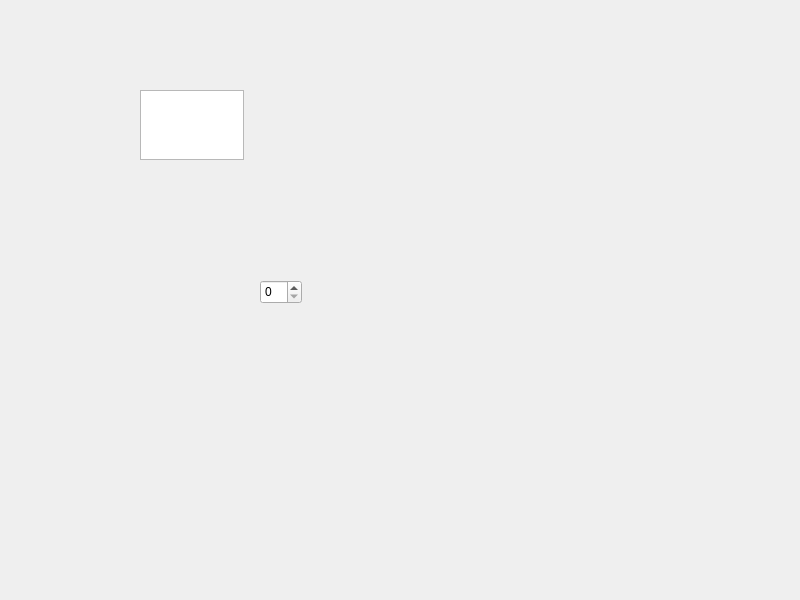
<?xml version="1.0" encoding="UTF-8"?>
<ui version="4.0">
 <class>Widget</class>
 <widget class="QWidget" name="Widget">
  <property name="geometry">
   <rect>
    <x>0</x>
    <y>0</y>
    <width>800</width>
    <height>600</height>
   </rect>
  </property>
  <property name="windowTitle">
   <string>Widget</string>
  </property>
  <widget class="QTextEdit" name="textEdit">
   <property name="geometry">
    <rect>
     <x>140</x>
     <y>90</y>
     <width>104</width>
     <height>70</height>
    </rect>
   </property>
  </widget>
  <widget class="QSpinBox" name="spinBox">
   <property name="geometry">
    <rect>
     <x>260</x>
     <y>280</y>
     <width>42</width>
     <height>24</height>
    </rect>
   </property>
  </widget>
 </widget>
 <resources/>
 <connections/>
</ui>
